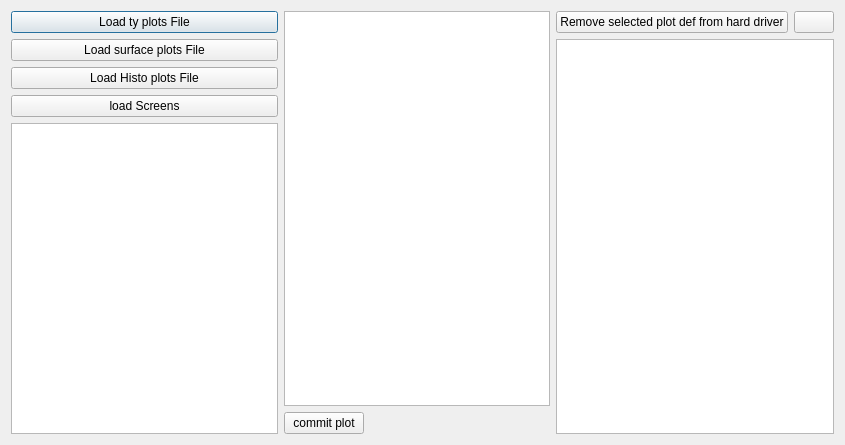
<?xml version="1.0" encoding="UTF-8"?>
<ui version="4.0">
 <class>Editlocalplots</class>
 <widget class="QDialog" name="Editlocalplots">
  <property name="geometry">
   <rect>
    <x>0</x>
    <y>0</y>
    <width>845</width>
    <height>445</height>
   </rect>
  </property>
  <property name="windowTitle">
   <string>Dialog</string>
  </property>
  <layout class="QGridLayout" name="gridLayout">
   <item row="0" column="0">
    <layout class="QHBoxLayout" name="horizontalLayout_3">
     <item>
      <layout class="QVBoxLayout" name="verticalLayout">
       <item>
        <widget class="QPushButton" name="loadtyplot">
         <property name="text">
          <string>Load ty plots File</string>
         </property>
         <property name="icon">
          <iconset resource="../Ressources.qrc">
           <normaloff>:/Icons/Icons/educational15.svg</normaloff>:/Icons/Icons/educational15.svg</iconset>
         </property>
        </widget>
       </item>
       <item>
        <widget class="QPushButton" name="LoadSplot">
         <property name="text">
          <string>Load surface plots File</string>
         </property>
         <property name="icon">
          <iconset resource="../Ressources.qrc">
           <normaloff>:/Icons/Icons/banana4.svg</normaloff>:/Icons/Icons/banana4.svg</iconset>
         </property>
        </widget>
       </item>
       <item>
        <widget class="QPushButton" name="LoadHplots">
         <property name="text">
          <string>Load Histo plots File</string>
         </property>
         <property name="icon">
          <iconset resource="../Ressources.qrc">
           <normaloff>:/Icons/Icons/histotype2.png</normaloff>:/Icons/Icons/histotype2.png</iconset>
         </property>
        </widget>
       </item>
       <item>
        <widget class="QPushButton" name="loadScreens">
         <property name="text">
          <string>load Screens</string>
         </property>
         <property name="icon">
          <iconset resource="../Ressources.qrc">
           <normaloff>:/Icons/Icons/screens.svg</normaloff>:/Icons/Icons/screens.svg</iconset>
         </property>
        </widget>
       </item>
       <item>
        <widget class="QTreeView" name="plotstoload"/>
       </item>
      </layout>
     </item>
     <item>
      <layout class="QVBoxLayout" name="verticalLayout_2">
       <item>
        <widget class="QTextBrowser" name="textBrowser"/>
       </item>
       <item>
        <layout class="QHBoxLayout" name="horizontalLayout">
         <item>
          <widget class="QPushButton" name="commitplot">
           <property name="text">
            <string>commit plot</string>
           </property>
           <property name="icon">
            <iconset resource="../Ressources.qrc">
             <normaloff>:/Icons/Icons/uploadbanana.svg</normaloff>:/Icons/Icons/uploadbanana.svg</iconset>
           </property>
          </widget>
         </item>
         <item>
          <spacer name="horizontalSpacer">
           <property name="orientation">
            <enum>Qt::Horizontal</enum>
           </property>
           <property name="sizeHint" stdset="0">
            <size>
             <width>40</width>
             <height>20</height>
            </size>
           </property>
          </spacer>
         </item>
        </layout>
       </item>
      </layout>
     </item>
     <item>
      <layout class="QVBoxLayout" name="verticalLayout_3">
       <item>
        <layout class="QHBoxLayout" name="horizontalLayout_2">
         <item>
          <widget class="QPushButton" name="removeplot">
           <property name="text">
            <string>Remove selected plot def from hard driver</string>
           </property>
           <property name="icon">
            <iconset resource="../Ressources.qrc">
             <normaloff>:/Icons/Icons/bomb1.svg</normaloff>:/Icons/Icons/bomb1.svg</iconset>
           </property>
          </widget>
         </item>
         <item>
          <widget class="QPushButton" name="refresh">
           <property name="text">
            <string/>
           </property>
           <property name="icon">
            <iconset resource="../Ressources.qrc">
             <normaloff>:/Icons/Icons/refresh.svg</normaloff>:/Icons/Icons/refresh.svg</iconset>
           </property>
          </widget>
         </item>
        </layout>
       </item>
       <item>
        <widget class="QTreeView" name="plotsatdabase"/>
       </item>
      </layout>
     </item>
    </layout>
   </item>
  </layout>
 </widget>
 <resources>
  <include location="../Ressources.qrc"/>
 </resources>
 <connections/>
</ui>
